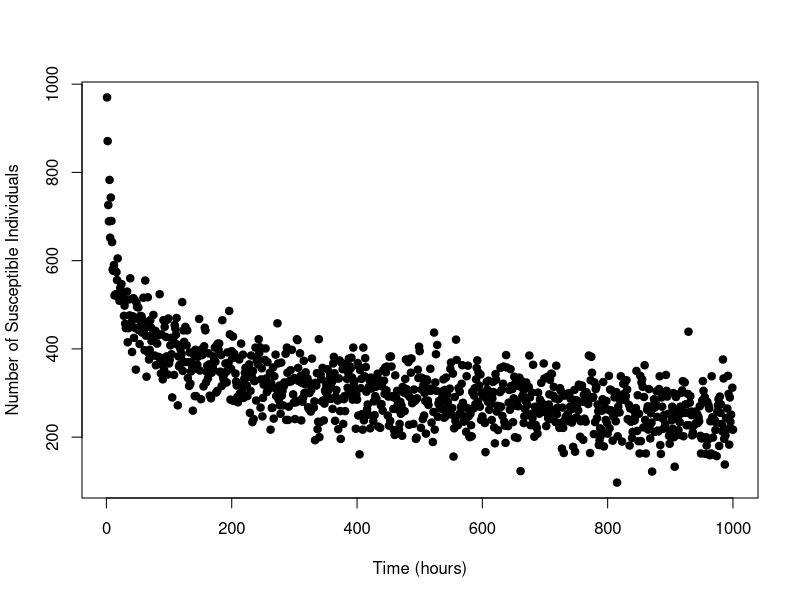

Generate this figure with R:
## ---- chunk 1
set.seed(11)
# define a deterministic function - exponential decay
myDet <- function(x,a,b){
    return(a * (x^-b))
}

# define an inverse link function, which should be Identity because our data are 
invLink <- function(z){
   return(z)
}

# define parameters
n = 1000
x = 1:n
a = 1
b = 0.2
s = 0.05
y = as.integer(rnorm(n, mean = invLink(myDet(x, a, b)), sd = s) * 1000)

plot(x = x,
     y = y,
     pch = 19,
     ylab = "Number of Susceptible Individuals", 
     xlab = "Time (hours)")
## ---- chunk 2
# make our dataset
mydata = data.frame("predictor" = x, "response" = y)
mydata
## ---- chunk 3
# export our dataset
write.csv(mydata, "IBIO830_team5_data.csv", row.names = F)
